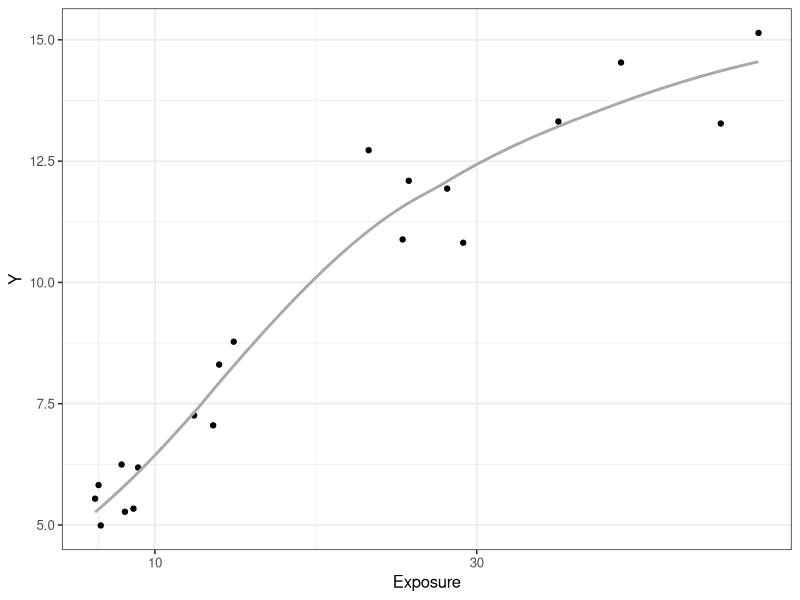
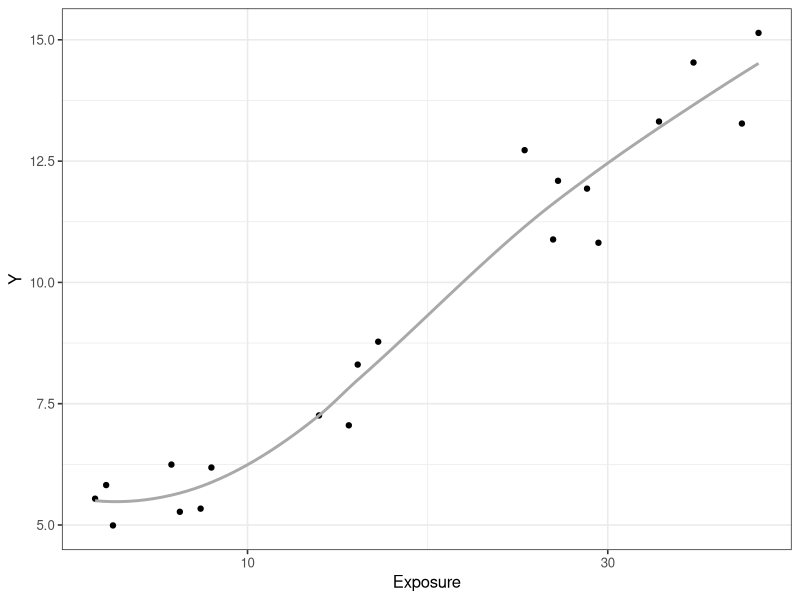
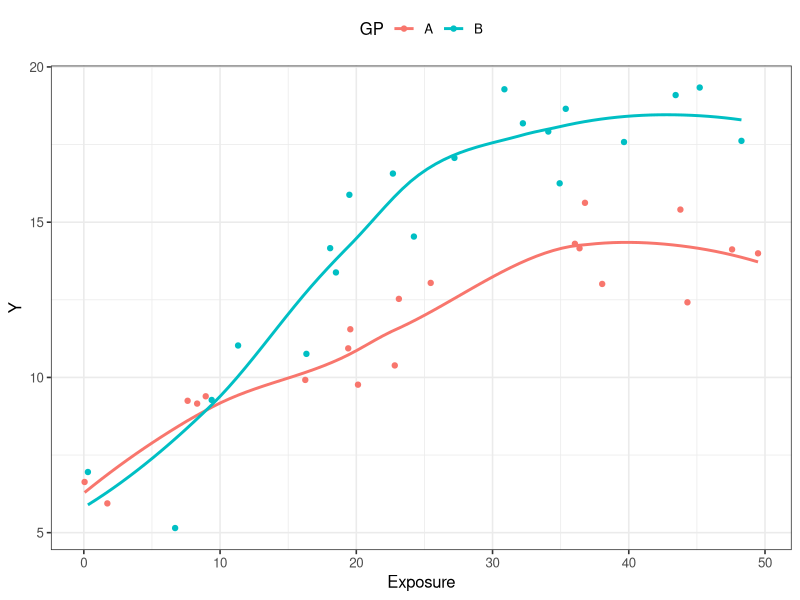
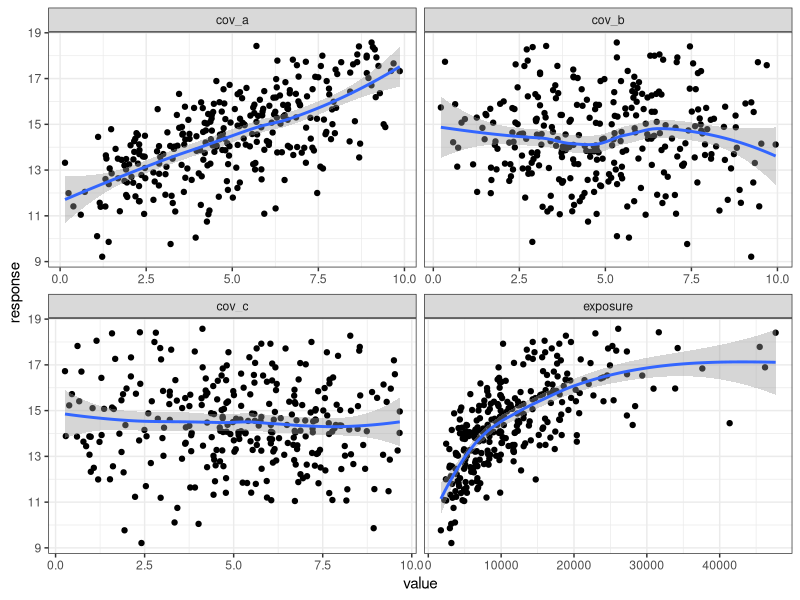
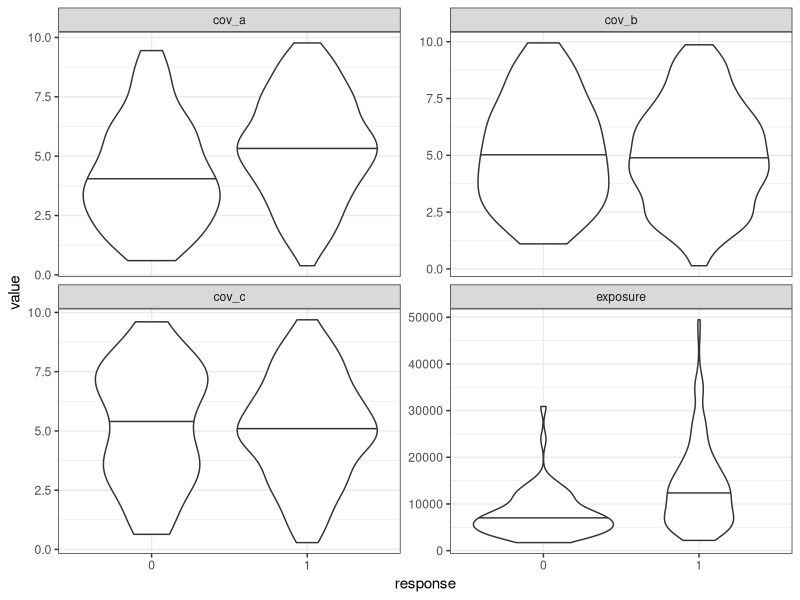

Here is the R script that generated these plots, in order:
## ---- chunk 1
#| output: FALSE
#| message: FALSE

library(tidyverse)
library(here)

theme_set(theme_bw(base_size = 12))

set.seed(1234)
## ---- chunk 2
n <- 20 # number of subjects
E0 <- 5 # effect at 0 concentration
Emax <- 10 # maximal effect
EC50 <- 20 # concentration at half maximal effect
h <- 2 # Hill coefficient

set.seed(130)
c.is <- 50 * runif(n) # exposure

set.seed(130)
eps <- rnorm(n) # residual error

y.is <- E0 + ((Emax * c.is^h) / (c.is^h + EC50^h)) + eps

d_example_emax_nocov <- tibble(Conc = c.is, Y = y.is)
## ---- chunk 3
#| label: fig-check-data-no-cov
#| fig-width: 7
#| fig-height: 5

ggplot(d_example_emax_nocov, aes(Conc, Y)) +
  geom_point() +
  geom_smooth(formula = y ~ x, method = "loess", se = F, col = "darkgrey") +
  scale_x_continuous("Exposure", breaks = c(3, 10, 30, 100))

ggplot(d_example_emax_nocov, aes(Conc, Y)) +
  geom_point() +
  geom_smooth(formula = y ~ x, method = "loess", se = F, col = "darkgrey") +
  scale_x_log10("Exposure", breaks = c(3, 10, 30, 100))
## ---- chunk 4
Ngp <- 2
N <- 20 * Ngp
GPid <- as.factor(rep(c("A", "B"), each = 20))

# Set parameters
E0 <- 5
EC50 <- 15
h <- 2
beta1 <- .7

# Calc response
set.seed(12345)

d_example_emax_cov <-
  tibble(GP = GPid) |>
  mutate(
    c.is = 50 * runif(N), eps = rnorm(N)
  ) |>
  mutate(
    Emax.i = ifelse(GP == "A", 10, 15)
  ) |>
  mutate(y.is = E0 + ((Emax.i * c.is^h) / (c.is^h + EC50^h)) + eps) |>
  mutate(Conc = c.is, Y = y.is)
## ---- chunk 5
#| label: fig-check-data-cov
#| fig-width: 7
#| fig-height: 5

ggplot(d_example_emax_cov, aes(Conc, Y)) +
  geom_point(aes(colour = GP)) +
  geom_smooth(aes(group = GP, colour = GP), se = F) +
  scale_x_continuous("Exposure") +
  theme(legend.position = "top")
## ---- chunk 6
#| label: convenience-functions

emax_fn <- function(exposure, emax, ec50, e0, gamma = 1) {
  e0 + emax * (exposure ^ gamma) / (ec50 ^ gamma + exposure ^ gamma)
}

generate_exposure <- function(dose, n, meanlog = 4, sdlog = 0.5) {
  dose * qlnorm(
    p = runif(n, min = .01, max = .99), 
    meanlog = meanlog,
    sdlog = sdlog
  )
}

generate_covariate <- function(n) {
  rbeta(n, 2, 2) * 10
}
## ---- chunk 7
#| label: make-continuous-data-function

make_continuous_data <- function(seed = 123) {
  
  set.seed(seed)
  
  par <- list(
    emax   = 10, 
    ec50   = 4000, 
    e0     = 5,
    gamma  = 1,
    sigma  = .5,
    coef_a = .5,
    coef_b = 0,
    coef_c = 0
  )

  make_data <- function(dose, n, par) {
    tibble(
      dose = dose, 
      exposure = generate_exposure(max(dose, .01), n = n), 
      cov_a = generate_covariate(n = n),
      cov_b = generate_covariate(n = n),
      cov_c = generate_covariate(n = n),
      response = emax_fn(
        exposure,
        emax = par$emax, 
        ec50 = par$ec50, 
        e0 = par$e0, 
        gamma = par$gamma
      ) + 
        par$coef_a * cov_a + 
        par$coef_b * cov_b + 
        par$coef_c * cov_c + 
        rnorm(n, 0, par$sigma)
    )
  }
  
  dat <- bind_rows(
    make_data(dose = 100, n = 100, par = par),  
    make_data(dose = 200, n = 100, par = par),
    make_data(dose = 300, n = 100, par = par)
  ) 
  
  return(dat)
}
## ---- chunk 8
#| label: create-data-d-example-emax-3cov

d_example_emax_3cov <- make_continuous_data()
d_example_emax_3cov
## ---- chunk 9
#| label: fig-check-continuous-emax-data
#| fig-height: 8
#| fig-width: 8

d_example_emax_3cov |> 
  pivot_longer(
    cols = c(exposure, cov_a, cov_b, cov_c), 
    names_to = "variable",
    values_to = "value"
  ) |> 
  ggplot(aes(value, response)) + 
  geom_point() + 
  geom_smooth(formula = y ~ x, method = "loess") + 
  facet_wrap(~ variable, scales = "free_x") + 
  theme_bw()
## ---- chunk 10
#| label: make-binary-data-function

make_binary_data <- function(seed = 123) {
  
  set.seed(seed)
  
  par <- list(
    emax   = 5, 
    ec50   = 8000, 
    e0     = -3,
    gamma  = 1,
    coef_a = .35,
    coef_b = 0,
    coef_c = 0
  )
  
  make_data <- function(dose, n, par) {
    tibble(
      dose = dose, 
      exposure = generate_exposure(max(dose, .01), n = n), 
      cov_a = generate_covariate(n = n),
      cov_b = generate_covariate(n = n),
      cov_c = generate_covariate(n = n),
      pred = emax_fn( # non-linear predictor
        exposure,
        emax = par$emax, 
        ec50 = par$ec50, 
        e0 = par$e0, 
        gamma = par$gamma
      ) + 
        par$coef_a * cov_a + 
        par$coef_b * cov_b + 
        par$coef_c * cov_c,
      prob = 1 / (1 + exp(-pred)), # response probability
      response = as.numeric(runif(n) < prob) # binary response
    ) |> 
      select(-pred, -prob)
  }
  
  dat <- bind_rows(
    make_data(dose = 100, n = 100, par = par),  
    make_data(dose = 200, n = 100, par = par),
    make_data(dose = 300, n = 100, par = par)
  ) 
  
  return(dat)
}
## ---- chunk 11
#| label: create-data-d-example-emax-bin-3cov

d_example_emax_bin_3cov <- make_binary_data()
d_example_emax_bin_3cov
## ---- chunk 12
#| label: fig-check-binary-emax-data
#| fig-height: 8
#| fig-width: 8

d_example_emax_bin_3cov |> 
  pivot_longer(
    cols = c(exposure, cov_a, cov_b, cov_c), 
    names_to = "variable",
    values_to = "value"
  ) |> 
  mutate(response = factor(response)) |> 
  ggplot(aes(response, value)) + 
  geom_violin(draw_quantiles = .5) + 
  facet_wrap(~ variable, scales = "free_y") + 
  theme_bw()
